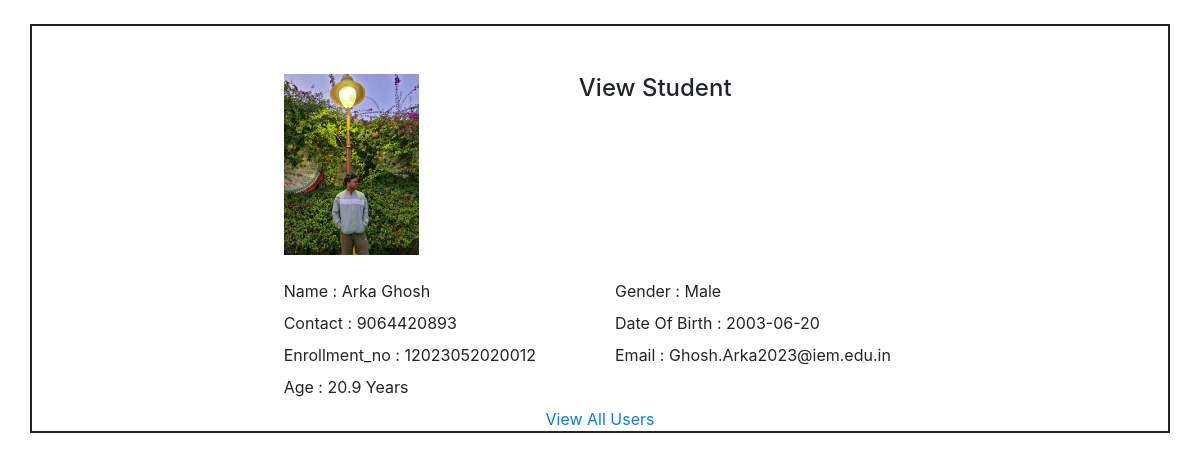
Page /2/view_user on the committed database.
### tables this page shows
CREATE TABLE users (id INTEGER PRIMARY KEY AUTOINCREMENT, name TEXT , email TEXT, gender TEXT, contact TEXT, dob date, Enrollment_no TEXT , profile_pic BLOB);

### crud.py (the view)
@app.route("/<int:id>/view_user", methods=("GET", "POST"))
def view_user(id):
    row = get_post(id)
    with sqlite3.connect("users.db") as con:
        cur = con.cursor()
        filename_or = row["profile_pic"]
        packages =  con.execute('Select date(dob) FROM users WHERE id = ?', (id,)).fetchone()
        for dob in packages:
            dob = datetime.strptime(dob, '%Y-%m-%d')
            age = (datetime.today() - dob).days/365
            age = round(age, 1)
    return render_template("view_user.html",row = row, now_date = age,)

### crud.py (called while the page is built)
def get_post(id):
    con = sqlite3.connect("users.db")
    con.row_factory = sqlite3.Row
    user = con.execute('SELECT * FROM users WHERE id = ?',(id,)).fetchone()
    con.close()
    if user is None:
        abort(404)
    return user

### Templates/view_user.html (shortened to what this page needs)
<!DOCTYPE html>
<html>
  <head>
    <link
      rel="stylesheet"
      href="https://maxcdn.bootstrapcdn.com/bootstrap/4.4.1/css/bootstrap.min.css"
    />
    <link
      rel="stylesheet"
      href="https://cdnjs.cloudflare.com/ajax/libs/font-awesome/4.7.0/css/font-awesome.min.css"
    />
  </head>
  <body>
    <section class="contact-from pt-4">
      <div class="container" style="border: 2px solid">
        <div class="row mt-5">
          <div class="col-md-7 mx-auto">
            <div class="form-wrapper">
              <div class="row">
                <img
                  src="/static/Uploads/{{row['profile_pic']}}"
                  class="col-md-3 mb-2"
                  alt=""
                />
                <div class="col-md-8">
                  <h4 class="text-center">View Student</h4>
                </div>
              </div>
              <div class="row mt-3">
                <div class="col-md-6">
                  <label>Name :</label> {{row["name"]}}
                </div>
                <div class="col-md-6">
                  <label>Gender :</label> {{row["gender"]}}
                </div>
                <div class="col-md-6">
                  <label>Contact :</label> {{row["contact"]}}
                </div>
                <div class="col-md-6">
                  <label>Date Of Birth :</label> {{row["dob"]}}
                </div>
                <div class="col-md-6">
                  <label>Enrollment_no :</label> {{row["Enrollment_no"]}}
                </div>
                <div class="col-md-6">
                  <label>Email :</label> {{row["email"]}}
                </div>
                <div class="col-md-6">
                  <label>Age :</label> {{now_date}} Years
                </div>
              </div>
              <div class="row">
                <a href="/view" class="col-md-12 text-center">View All Users</a>
              </div>
            </div>
          </div>
        </div>
      </div>
    </section>
  </body>
</html>

### rows in the picture
users: profile_pic (picture), name "Arka Ghosh", gender "Male", contact "9064420893", dob "2003-06-20", Enrollment_no "12023052020012", email "Ghosh.Arka2023@iem.edu.in"

### other values in the picture
{{ now_date }} "20.9"
